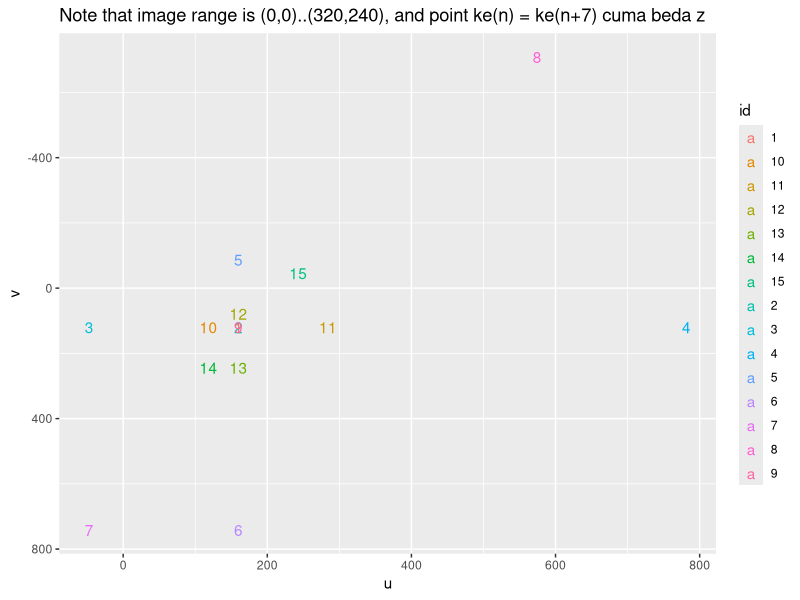
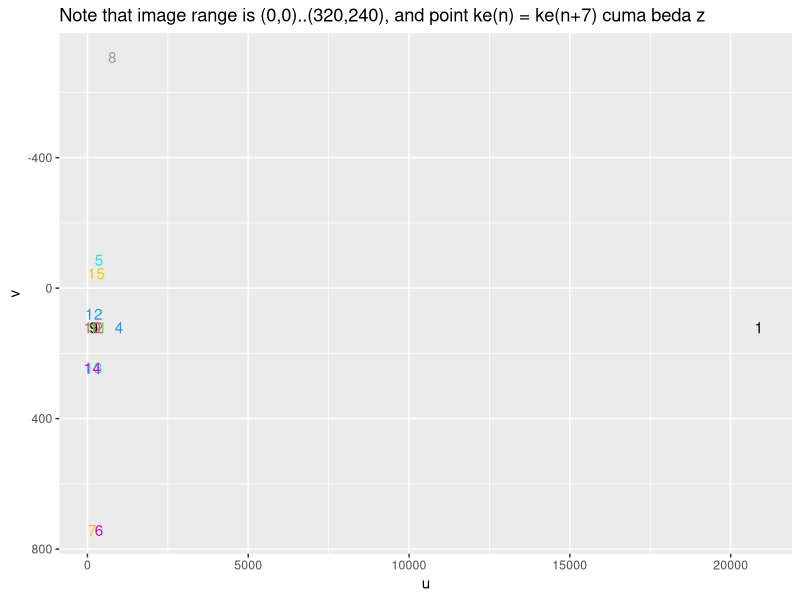
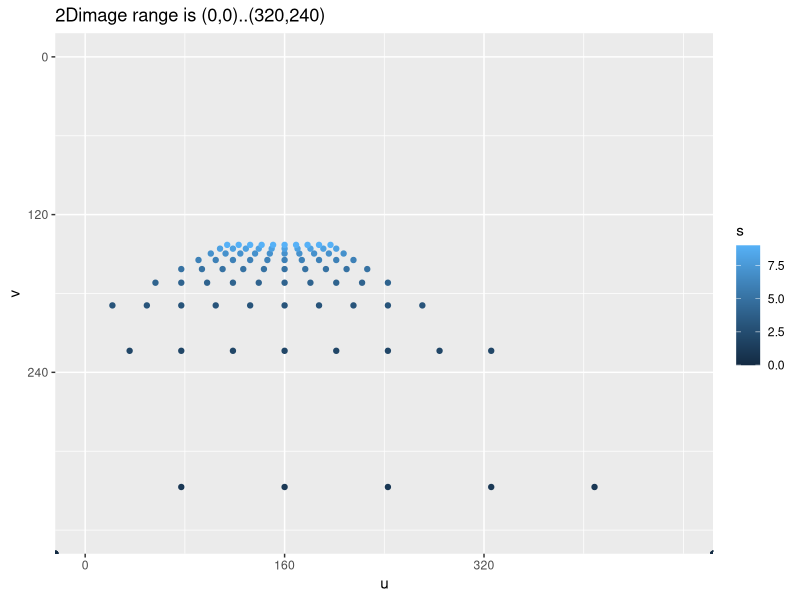
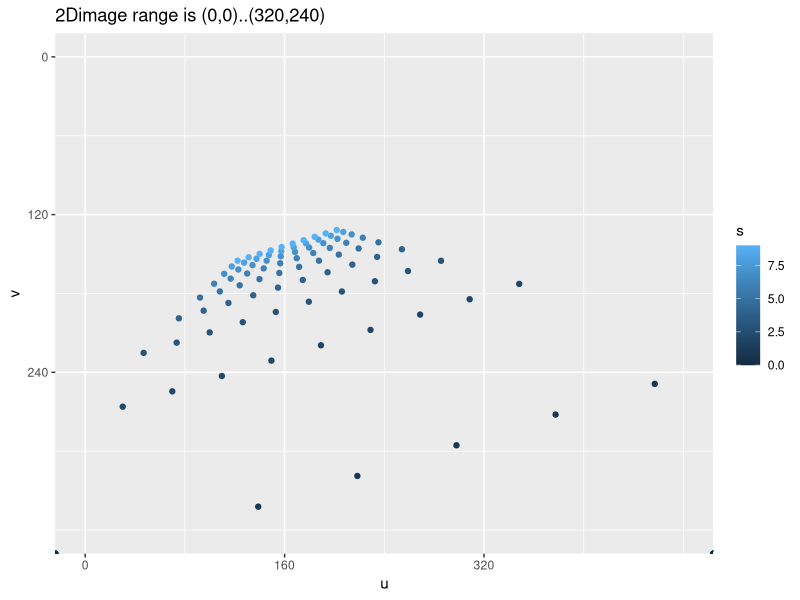
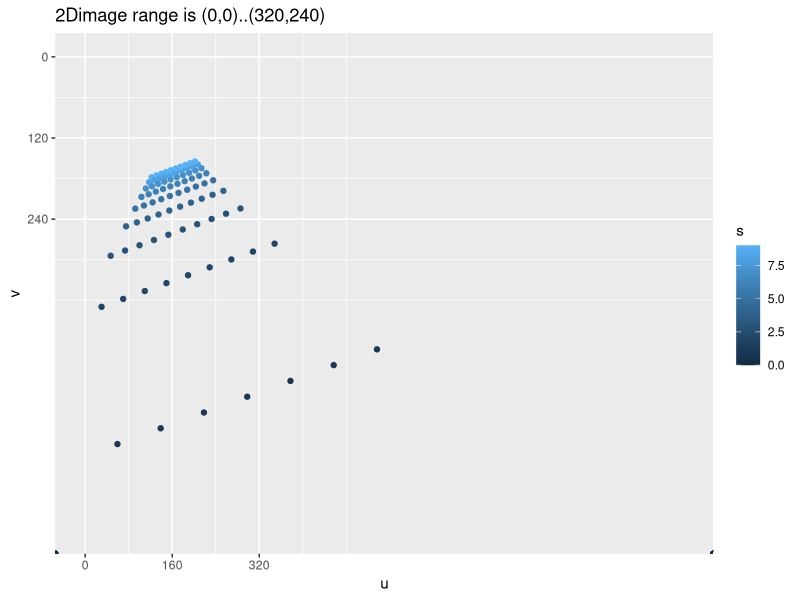
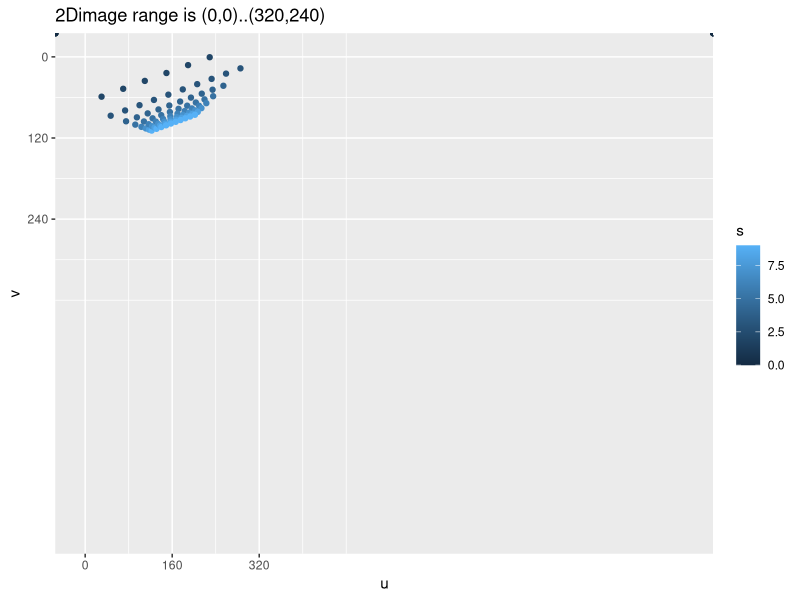

R code for these plots, in order:
## ---- chunk 1
# 35mm lens on Sony Alpha 7r
focalLength <- 35 #mm
imageWidth <- 320 #px
imageHeight <- 240 #Px
sensorWidth <- 36 #mm
sensorHeight <- 24 #mm
centerX <- imageWidth / 2 #px
centerY <- imageHeight / 2 #px
CM <- matrix(c(focalLength * imageWidth / sensorWidth, 0, centerX,
               0, -focalLength * imageHeight / sensorHeight, centerY,
               0, 0, 1), ncol=3, byrow=TRUE)
CM
## ---- chunk 2
# Samsung Galaxy S4
focalLength <- 4.3 #mm
imageWidth <- 320 #px
imageHeight <- 240 #px
sensorWidth <- 6.64 #mm
sensorHeight <- 4.98 #mm
centerX <- imageWidth / 2 #px
centerY <- imageHeight / 2 #px
CM <- matrix(c(focalLength * imageWidth / sensorWidth, 0, centerX,
               0, -focalLength * imageHeight / sensorHeight, centerY,
               0, 0, 1), ncol=3, byrow=TRUE)
CM
## ---- chunk 3
theta <- 0*pi # harusnya ini gamma, lihat penjelasan di bawah tentang rotasi 3D
t <- c(0, 0, 0)
names(t) <- c('x', 'y', 'z')
t
# rotasi ini sebenarnya masih RZ, belum R
Rt <- matrix(c(cos(theta), -sin(theta), 0, t['x'],
               sin(theta),  cos(theta), 0, t['y'],
               0,           0,          1, t['z']),
             ncol=4, byrow=TRUE)
Rt
## ---- chunk 4
                # x    y    z   1
XYZ <- matrix(c(  0,   0,0.01,  1, # persis di tengah
                  0,   0,   1,  1, # persis di tengah, agak ke depan
                 -1,   0,   1,  1, # depan, agak ke kiri
                  3,   0,   1,  1, # depan, lebih ke kanan
                  0,   1,   1,  1, # depan, atas
                  0,  -3,   1,  1, # depan, lebih ke bawah
                 -1,  -3,   1,  1, # depan, kiri atas
                  2,   4,   1,  1, # depan, kanan atas
                  0,   0,   5,  1, # persis di tengah, depan banget
                 -1,   0,   5,  1, # depan banget, agak ke kiri
                  3,   0,   5,  1, # depan banget, lebih ke kanan
                  0,   1,   5,  1, # depan banget, atas
                  0,  -3,   5,  1, # depan banget, lebih ke bawah
                 -1,  -3,   5,  1, # depan banget, kiri atas
                  2,   4,   5,  1),# depan banget, kanan atas
              ncol=4, byrow=TRUE)
colnames(XYZ) <- c('x', 'y', 'z', '1')
XYZ
## ---- chunk 5
sUV <- t(CM %*% Rt %*% XYZ[4,]) # point ke-4
names(sUV) <- c('u', 'v', 's')
sUV
if (sUV['s'] != 0) UV <- sUV / sUV['s'] else UV <- sUV
UV
## ---- chunk 6
sUV <- t(CM %*% Rt %*% t(XYZ))
colnames(sUV) <- c('su', 'sv', 's')
sUV
UV <- matrix(ncol = 3, nrow = nrow(sUV))
colnames(UV) <- c('u', 'v', 's')
UV[,'u'] <- sUV[,'su'] / sUV[,'s']
UV[,'v'] <- sUV[,'sv'] / sUV[,'s']
UV[,'s'] <- sUV[,'s']
UV
## ---- chunk 7
library(ggplot2)
df <- data.frame(UV)
df$id <- rownames(df)
df$salpha <- min(max(df$s/5, 0), 1)
df$dsize <- pmin(10/df$s, 20)
df
ggplot(df, aes(x=u, y=v)) + #geom_point(color=rownames(df)) +
  geom_text(aes(label=id, color=id)) + #,size=dsize
  scale_y_reverse() +
  ggtitle('Note that image range is (0,0)..(320,240), and point ke(n) = ke(n+7) cuma beda z')
## ---- chunk 8
t <- c(1, 0, 0)
names(t) <- c('x', 'y', 'z')
t
Rt <- matrix(c(cos(theta), -sin(theta), 0, t['x'],
               sin(theta),  cos(theta), 0, t['y'],
               0,           0,          1, t['z']),
             ncol=4, byrow=TRUE)
Rt

# ramean
sUV <- t(CM %*% Rt %*% t(XYZ))
colnames(sUV) <- c('su', 'sv', 's')
#sUV
UV <- matrix(ncol = 3, nrow = nrow(sUV))
colnames(UV) <- c('u', 'v', 's')
UV[,'u'] <- sUV[,'su'] / sUV[,'s']
UV[,'v'] <- sUV[,'sv'] / sUV[,'s']
UV[,'s'] <- sUV[,'s']
#UV

# plot
library(ggplot2)
df <- data.frame(UV)
df
ggplot(df, aes(x=u, y=v)) + #geom_point(color=rownames(df)) +
  geom_text(label=rownames(df), color=rownames(df)) +
  scale_y_reverse() +
  ggtitle('Note that image range is (0,0)..(320,240), and point ke(n) = ke(n+7) cuma beda z')
## ---- chunk 9
# create 100 lattice points (10x10) spanning from X=-2..+2 and Z =0..10, Y constant = -1
XYZ <- matrix(nrow = 100, ncol=4)
colnames(XYZ) <- c('x', 'y', 'z', 'dummy')
for (i in 0:9) {
  for (j in 0:9) {
    x <- -2 + i*0.4
    y <- -1
    z <- 0 + j*1
    XYZ[i * 10 + j + 1,] <- c(x, y, z, 1)
  }
}
XYZ
## ---- chunk 10
theta <- 0*pi
t <- c(0, 0, 0)
names(t) <- c('x', 'y', 'z')
t
Rt <- matrix(c(cos(theta), -sin(theta), 0, t['x'],
               sin(theta),  cos(theta), 0, t['y'],
               0,           0,          1, t['z']),
             ncol=4, byrow=TRUE)
Rt

# ramean
sUV <- t(CM %*% Rt %*% t(XYZ))
colnames(sUV) <- c('su', 'sv', 's')
#sUV
UV <- matrix(ncol = 3, nrow = nrow(sUV))
colnames(UV) <- c('u', 'v', 's')
UV[,'u'] <- sUV[,'su'] / sUV[,'s']
UV[,'v'] <- sUV[,'sv'] / sUV[,'s']
UV[,'s'] <- sUV[,'s']
#UV

# plot
library(ggplot2)
df <- data.frame(UV)
#df
ggplot(df, aes(x=u, y=v)) + #geom_point(color=rownames(df)) +
  geom_point(aes(color=s)) +
  scale_y_reverse(limits=c(360, 0), breaks=c(0, 120, 240)) + 
  scale_x_continuous(limits=c(0, 480), breaks=c(0, 160, 320)) +
  ggtitle('2Dimage range is (0,0)..(320,240)')
## ---- chunk 11
theta <- pi/11
t <- c(0, 0, 0)
names(t) <- c('x', 'y', 'z')
t
Rt <- matrix(c(cos(theta), -sin(theta), 0, t['x'],
               sin(theta),  cos(theta), 0, t['y'],
               0,           0,          1, t['z']),
             ncol=4, byrow=TRUE)
Rt

# ramean
sUV <- t(CM %*% Rt %*% t(XYZ))
colnames(sUV) <- c('su', 'sv', 's')
#sUV
UV <- matrix(ncol = 3, nrow = nrow(sUV))
colnames(UV) <- c('u', 'v', 's')
UV[,'u'] <- sUV[,'su'] / sUV[,'s']
UV[,'v'] <- sUV[,'sv'] / sUV[,'s']
UV[,'s'] <- sUV[,'s']
#UV

# plot
library(ggplot2)
df <- data.frame(UV)
#df
ggplot(df, aes(x=u, y=v)) + #geom_point(color=rownames(df)) +
  geom_point(aes(color=s)) +
  scale_y_reverse(limits=c(360, 0), breaks=c(0, 120, 240)) + 
  scale_x_continuous(limits=c(0, 480), breaks=c(0, 160, 320)) +
  ggtitle('2Dimage range is (0,0)..(320,240)')
## ---- chunk 12
t <- c(0, -1, 0)
names(t) <- c('x', 'y', 'z')
t
Rt <- matrix(c(cos(theta), -sin(theta), 0, t['x'],
               sin(theta),  cos(theta), 0, t['y'],
               0,           0,          1, t['z']),
             ncol=4, byrow=TRUE)
Rt

# ramean
sUV <- t(CM %*% Rt %*% t(XYZ))
colnames(sUV) <- c('su', 'sv', 's')
#sUV
UV <- matrix(ncol = 3, nrow = nrow(sUV))
colnames(UV) <- c('u', 'v', 's')
UV[,'u'] <- sUV[,'su'] / sUV[,'s']
UV[,'v'] <- sUV[,'sv'] / sUV[,'s']
UV[,'s'] <- sUV[,'s']
#UV

# plot
library(ggplot2)
df <- data.frame(UV)
#df
ggplot(df, aes(x=u, y=v)) + #geom_point(color=rownames(df)) +
  geom_point(aes(color=s)) +
  scale_y_reverse(limits=c(700, 0), breaks=c(0, 120, 240)) + 
  scale_x_continuous(limits=c(0, 1100), breaks=c(0, 160, 320)) +
  ggtitle('2Dimage range is (0,0)..(320,240)')
## ---- chunk 13
t <- c(0, +2, 0)
names(t) <- c('x', 'y', 'z')
t
Rt <- matrix(c(cos(theta), -sin(theta), 0, t['x'],
               sin(theta),  cos(theta), 0, t['y'],
               0,           0,          1, t['z']),
             ncol=4, byrow=TRUE)
Rt

# ramean
sUV <- t(CM %*% Rt %*% t(XYZ))
colnames(sUV) <- c('su', 'sv', 's')
#sUV
UV <- matrix(ncol = 3, nrow = nrow(sUV))
colnames(UV) <- c('u', 'v', 's')
UV[,'u'] <- sUV[,'su'] / sUV[,'s']
UV[,'v'] <- sUV[,'sv'] / sUV[,'s']
UV[,'s'] <- sUV[,'s']
#UV

# plot
library(ggplot2)
df <- data.frame(UV)
#df
ggplot(df, aes(x=u, y=v)) + #geom_point(color=rownames(df)) +
  geom_point(aes(color=s)) +
  scale_y_reverse(limits=c(700, 0), breaks=c(0, 120, 240)) + 
  scale_x_continuous(limits=c(0, 1100), breaks=c(0, 160, 320)) +
  ggtitle('2Dimage range is (0,0)..(320,240)')
## ---- chunk 14
theta <- 0*pi
t <- c(0, 0, 0)
names(t) <- c('x', 'y', 'z')
t
Rt <- matrix(c(cos(theta), -sin(theta), 0, t['x'],
               sin(theta),  cos(theta), 0, t['y'],
               0,           0,          1, t['z']),
             ncol=4, byrow=TRUE)
Rt

CMRt <- CM %*% Rt
CMRt
## ---- chunk 15
# xyz yang diinginkan: c(0.8, -1.0, 6.0)
# uv(s) adalah: c(187.6305 154.5382) -> kalau di imagespace, cuma c(188, 154, dummy=1) dan agak nggak akurat
# y adalah: -1
# dy (y object/lantai dikurangi y camera) = 0 - 1 = -1
# s = dy / (y hasil solve)
yObject <- 0 # lantai Lumen: y == 0
yCamera <- 1 # camera 1 meter di atas lantai
dy <- yObject - yCamera
uv <- c(188, 154, 1)
xyz <- solve(qr(CMRt), uv)
names(xyz) <- c('x', 'y', 'z')
xyz
# s = dy / (y hasil solve)
s <- dy / xyz['y']
s
# kalikan hasil solve dengan s, maka didapatkan xyz sebenarnya
# yaitu: c(0.8, -1.0, 6.0) +- galat
xyz <- xyz * s
xyz
## ---- chunk 16
uv.head = c(188, 140, 1) # tingginya 14 pixel di camera
xyz.head <- solve(qr(CMRt), uv.head)
names(xyz.head) <- c('x', 'y', 'z')
xyz.head
# s sudah didapatkan di atas
# kalikan hasil solve dengan s, maka didapatkan xyz sebenarnya
# di mana bs dipastikan bahwa x.head == x.foot, z.head==z.foot
# kalau misalnya ga sama, berarti s-nya salah
# cuma belum dicoba kalau kameranya berotasi...
xyz.head <- xyz.head * s
xyz.head
c(xyz.head['x'] == xyz['x'], xyz.head['z'] == xyz['z'])
# tinggi orang adalah xyz.head[y] - xyz.foot[y]
person.height <- xyz.head['y'] - xyz['y']
person.height
